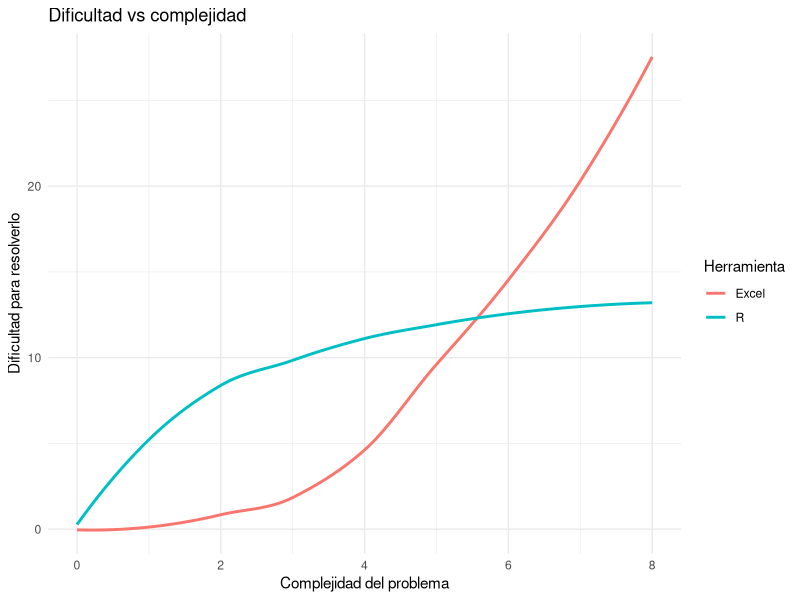

Here is the R script that generated this plot: (Note: this script raises an error after producing the figure.)
## ---- chunk 1
knitr::opts_chunk$set(echo = TRUE)
## ---- chunk 2
library(tidyverse)
tribble(~prog,  ~x, ~y,
        "Excel",  0, 0, 
        "Excel",  1, 0, 
        "Excel",  2, 1, 
        "Excel",  3, 2, 
        "Excel",  4, 4, 
        "Excel",  5, 10, 
        "Excel",  6, 15, 
        "Excel",  7, 19, 
        "Excel",  8, 28,
        "R",      0, 0,
        "R",      1, 6,
        "R",      2, 8,
        "R",      3, 10, 
        "R",      4, 11, 
        "R",      5, 12, 
        "R",      6, 12.5, 
        "R",      7, 13, 
        "R",      8, 13.2
        ) %>% ggplot(aes(x=x, y=y, group=prog, color=prog)) + 
                  geom_smooth(se=FALSE) + 
                  labs(title="Dificultad vs complejidad", 
                       x="Complejidad del problema", 
                       y="Dificultad para resolverlo", 
                       color="Herramienta",
                       aption="Adaptado de \n http://shotwell.ca/blog/post/r_for_excel_users/") + 
                  theme_minimal()
## ---- chunk 3

#Programación imperatica en R: cada línea modifica el estado anterior del programa y asigna un nombre al cambio. 
set.seed(1244)
x <- c("a", "b", "c", "d", NA)   #Creo el vector x
y <- rnorm(5, 0, 3)              #Creo el vector y: una normal aleatoria.
df <- data.frame (x=x, y=y)      #Los reuno en un data.frame
df <- na.omit(df)                #Elimino las filas con missing (NA)
plot(df)                        #Produzco un gráfico. 

#Entorno de trabajo imperativo: 3 efectos colaterales, un output.
ls()
rm(list=ls())                 #Borro el entorno de trabajo. 


plot(na.omit(data.frame(x=c("a", "b", "c", "d", NA), y=rnorm(5, 0, 3))))  #Sólo output, 0 efectos colaterales.

#Entorno de trabajo funcional. Nada por aquí... producimos output
ls()

#Versión legible con sangrado de código. R lo evalúa como una sola línea. 

plot(
  na.omit(
    data.frame(
               x=c("a", "b", "c", "d", NA), 
               y=rnorm(5, 0, 3)
               )
         )
    )

## ---- chunk 4
#Pasar a GraphViz: looks like shit.

library(DiagrammeR)
DiagrammeR("graph TB
subgraph Paradigma imperativo
A((Datos)) --> B[Rutina de recodificación]
B--Datos<br>recodificados-->C((Datos<br>recodificados))
C-->D[Análisis 1]

C-->E[Rutina de recodificación 2]
E--Efecto colateral-->N((Datos<br>recodificados))
N--Recibe estos datos-->F
C-.Espera estos datos.->F[Análisis 3 <br> Espera datos originales]
N-->O[Análisis 2]
end
subgraph Programación funcional
G((Datos))-->H[Función de recodificación 1] 
H-->I[Análisis 1]
G-->J[Función de recodificación 2]
J-->K[Análisis 2]
G-->L[Función de recodificación 1]
L-->M[Análisis 3]
end
"
)
## ---- chunk 5

#Bloque 1 

#Captura de datos.

x <- c(100000, 1, 2, 3, 4, 5, 6, 100, 1000) #Creo el vector "x" con valores numéricos. Se mantendrá inmutable a lo largo de todo el ejercicio. 
y <- c("a", "b", "c", "d", "e", "f", "g", "h", "i") #El vector y tiene valores caracter. 

#Inmutabilidad de los datos
#==========================
#Realizo una serie de operaciones sobre x y y, pero estos permanecen iguales. 

x                       #Imprimo x

data.frame(y=y, x=x)    #Combino x y y en una estructura rectangular

x*x                     #x al cuadrado

median(x)               #x mediana de x

x                       #x nunca se modificó

#Funciones puras. Estimación de una mediana para vectores de largo impar.
#========================================================================


#Sin efectos colaterales, solo recibe x y regresa la mediana.. 

sort(x)[(length(x)+1)/2]           

x                          #x se mantiene igual.

#Con efectos colaterales.  

n <- length(x)
x <- sort(x)
posicion <- (n+1)/2        
x [posicion]               #Regresa la mediana. 

x                          #Efecto colateral: reordenó x. 
n;posicion                 #También agregó dos objetos al entorno que no volveremos a utilizar.
data.frame(y=y, x=x)       #Corrupción de datos: no coinciden las filas. 

#Transparencia refencial. 
#========================

median(x) == sort(x)[(length(x)+1)/2]     #Igualdad de dos expresiones. 

z <- sort(x, decreasing=TRUE)            #Reordeno x de mayor a menor, lo asingo a z.

z

z[1]                                      #z en la posición 1

sort(x, decreasing = TRUE)[1]             #Podemos usar las expresiones z[1] y sort(x, decreasing = TRUE)[1] de manera totalmente equivalente. Ambas son la misma referencia para R. 

data.frame(y=y, x=log(x))

data.frame(y=y, x=x, z=log(x))

z                                          #z no se modificó, z=log(x) sólo es válido dentro de la función. 

#Función para estimar la mediana en vectores pares impares.

ifelse(length(x)%%2 == 0,                                                       #%%Regresa el resto de la división, si es igual a 0 length(x) es par.
      (sort(x)[floor((length(x)+1)/2)] + sort(x)[ceiling((length(x)+1)/2)])/2,  #length(x) par, promedio de los valores centrales. 
      sort(x)[(length(x)+1)/2]                                                  #length(x) par: valor central. 
      )
